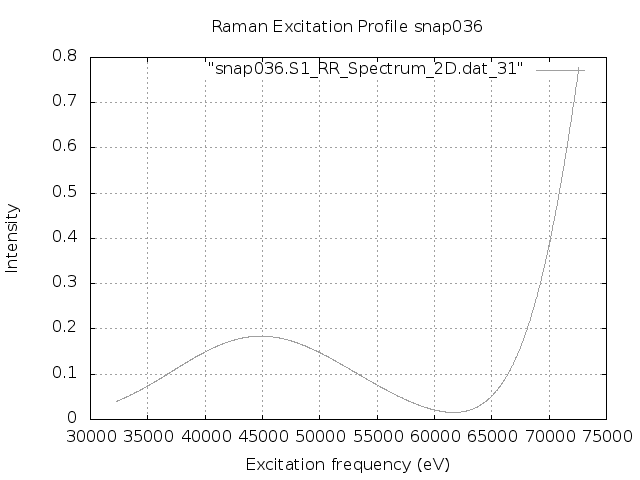

gnuplot code for this plot:
set terminal png
set output "snap036.S1.REP_frozen.png"
set xlabel 'Excitation frequency (eV)'
set ylabel 'Intensity'
set title "Raman Excitation Profile snap036"
set grid
set autoscale
plot "snap036.S1_RR_Spectrum_2D.dat_31" with lines lc "blue"
exit
